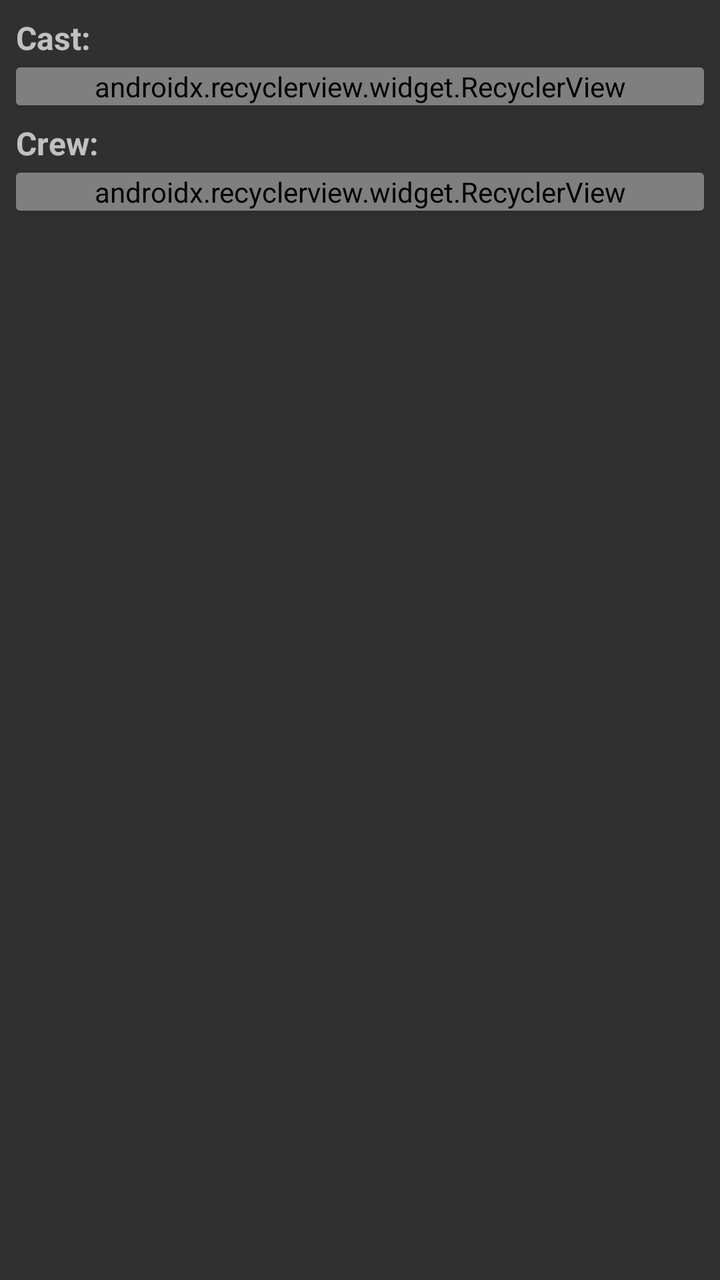
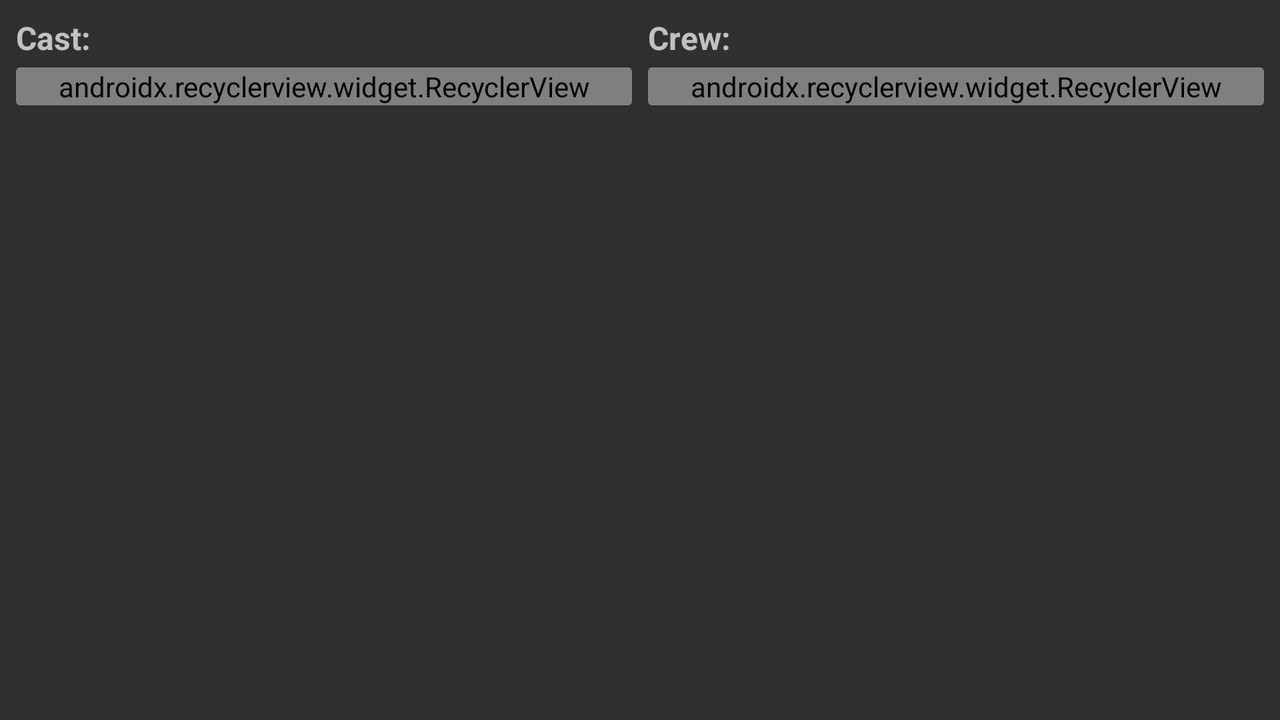

Two renders of one Android screen. The first uses the default layout on a phone; the second uses the alternative layout the repository ships for a different screen configuration, on a matching device. The two XML files are below.
<!-- AndroidManifest.xml: application theme AppTheme -->
<!-- res/layout/fragment_movie_credits.xml -->
<?xml version="1.0" encoding="utf-8"?>
<android.support.v4.widget.NestedScrollView xmlns:android="http://schemas.android.com/apk/res/android"
    xmlns:app="http://schemas.android.com/apk/res-auto"
    android:layout_width="match_parent"
    android:layout_height="match_parent"
    android:scrollbars="vertical">

    <LinearLayout
        android:layout_width="match_parent"
        android:layout_height="wrap_content"
        android:layout_margin="@dimen/layout_margin"
        android:orientation="vertical">

        <TextView
            style="@style/TextLarge"
            android:layout_width="wrap_content"
            android:layout_height="wrap_content"
            android:paddingBottom="@dimen/margin_small"
            android:text="@string/cast" />

        <android.support.v7.widget.CardView
            android:layout_width="match_parent"
            android:layout_height="wrap_content"
            android:layout_marginBottom="@dimen/margin_normal">

            <android.support.v7.widget.RecyclerView
                android:id="@+id/recycler_credits_cast"
                android:layout_width="match_parent"
                android:layout_height="wrap_content"
                app:layoutManager="android.support.v7.widget.LinearLayoutManager" />

        </android.support.v7.widget.CardView>

        <TextView
            style="@style/TextLarge"
            android:layout_width="wrap_content"
            android:layout_height="wrap_content"
            android:paddingBottom="@dimen/margin_small"
            android:text="@string/crew" />

        <android.support.v7.widget.CardView
            android:layout_width="match_parent"
            android:layout_height="wrap_content"
            android:layout_marginBottom="@dimen/margin_normal">


            <android.support.v7.widget.RecyclerView
                android:id="@+id/recycler_credits_crew"
                android:layout_width="match_parent"
                android:layout_height="wrap_content"
                app:layoutManager="android.support.v7.widget.LinearLayoutManager" />

        </android.support.v7.widget.CardView>

    </LinearLayout>
</android.support.v4.widget.NestedScrollView>
<!-- resources referenced by this layout -->
<resources>
  <!-- from res/values-xxhdpi/ -->
  <dimen name="layout_margin">8dp</dimen>
  <!-- from res/values-xxhdpi/ -->
  <dimen name="margin_normal">8dp</dimen>
  <!-- from res/values-xxhdpi/ -->
  <dimen name="margin_small">4dp</dimen>
  <string name="cast">Cast:</string>
  <string name="crew">Crew:</string>
  <style name="TextLarge">
          <item name="android:textSize">@dimen/text_large</item>
          <item name="android:textStyle">bold</item>
      </style>
  <style name="AppTheme" parent="Theme.AppCompat">
          
          <item name="colorPrimary">@color/colorPrimary</item>
          <item name="colorPrimaryDark">@color/colorPrimaryDark</item>
          <item name="colorAccent">@color/colorAccent</item>
          <item name="android:textSize">@dimen/text_normal</item>
      </style>
  <!-- from res/values-xxhdpi/ -->
  <dimen name="text_large">16sp</dimen>
  <color name="colorPrimary">#212121</color>
  <color name="colorPrimaryDark">#000000</color>
  <color name="colorAccent">#14f082</color>
  <!-- from res/values-xxhdpi/ -->
  <dimen name="text_normal">14sp</dimen>
</resources>
<!-- res/layout-land/fragment_movie_credits.xml (the repository's variant of the layout above) -->
<!-- drawn on the phone turned sideways -->
<?xml version="1.0" encoding="utf-8"?>
<LinearLayout xmlns:android="http://schemas.android.com/apk/res/android"
    xmlns:app="http://schemas.android.com/apk/res-auto"
    android:layout_width="match_parent"
    android:layout_height="match_parent"
    android:orientation="horizontal"
    android:padding="@dimen/layout_margin">

    <android.support.v4.widget.NestedScrollView
        android:layout_width="0dp"
        android:layout_height="wrap_content"
        android:layout_marginEnd="@dimen/margin_normal"
        android:layout_marginRight="@dimen/margin_normal"
        android:layout_weight="1"
        android:scrollbars="vertical">

        <LinearLayout
            android:layout_width="match_parent"
            android:layout_height="wrap_content"
            android:orientation="vertical">

            <TextView
                style="@style/TextLarge"
                android:layout_width="wrap_content"
                android:layout_height="wrap_content"
                android:paddingBottom="@dimen/margin_small"
                android:text="@string/cast" />

            <android.support.v7.widget.CardView
                android:layout_width="match_parent"
                android:layout_height="wrap_content">

                <android.support.v7.widget.RecyclerView
                    android:id="@+id/recycler_credits_cast"
                    android:layout_width="match_parent"
                    android:layout_height="wrap_content"
                    app:layoutManager="android.support.v7.widget.LinearLayoutManager" />

            </android.support.v7.widget.CardView>
        </LinearLayout>
    </android.support.v4.widget.NestedScrollView>

    <android.support.v4.widget.NestedScrollView
        android:layout_width="0dp"
        android:layout_height="match_parent"
        android:layout_weight="1"
        android:scrollbars="vertical">

        <LinearLayout
            android:layout_width="match_parent"
            android:layout_height="match_parent"
            android:orientation="vertical">

            <TextView
                style="@style/TextLarge"
                android:layout_width="wrap_content"
                android:layout_height="wrap_content"
                android:paddingBottom="@dimen/margin_small"
                android:text="@string/crew" />

            <android.support.v7.widget.CardView
                android:layout_width="match_parent"
                android:layout_height="wrap_content">


                <android.support.v7.widget.RecyclerView
                    android:id="@+id/recycler_credits_crew"
                    android:layout_width="match_parent"
                    android:layout_height="wrap_content"
                    app:layoutManager="android.support.v7.widget.LinearLayoutManager" />

            </android.support.v7.widget.CardView>
        </LinearLayout>
    </android.support.v4.widget.NestedScrollView>
</LinearLayout>
<!-- resources referenced by the variant -->
<!-- as the phone turned sideways resolves them -->
<resources>
  <!-- from res/values-w600dp/ -->
  <dimen name="layout_margin">8dp</dimen>
  <!-- from res/values-w600dp/ -->
  <dimen name="margin_normal">8dp</dimen>
  <!-- from res/values-w600dp/ -->
  <dimen name="margin_small">4dp</dimen>
  <string name="cast">Cast:</string>
  <string name="crew">Crew:</string>
  <style name="TextLarge">
          <item name="android:textSize">@dimen/text_large</item>
          <item name="android:textStyle">bold</item>
      </style>
  <style name="AppTheme" parent="Theme.AppCompat">
          
          <item name="colorPrimary">@color/colorPrimary</item>
          <item name="colorPrimaryDark">@color/colorPrimaryDark</item>
          <item name="colorAccent">@color/colorAccent</item>
          <item name="android:textSize">@dimen/text_normal</item>
      </style>
  <!-- from res/values-w600dp/ -->
  <dimen name="text_large">16sp</dimen>
  <color name="colorPrimary">#212121</color>
  <color name="colorPrimaryDark">#000000</color>
  <color name="colorAccent">#14f082</color>
  <!-- from res/values-w600dp/ -->
  <dimen name="text_normal">14sp</dimen>
</resources>
